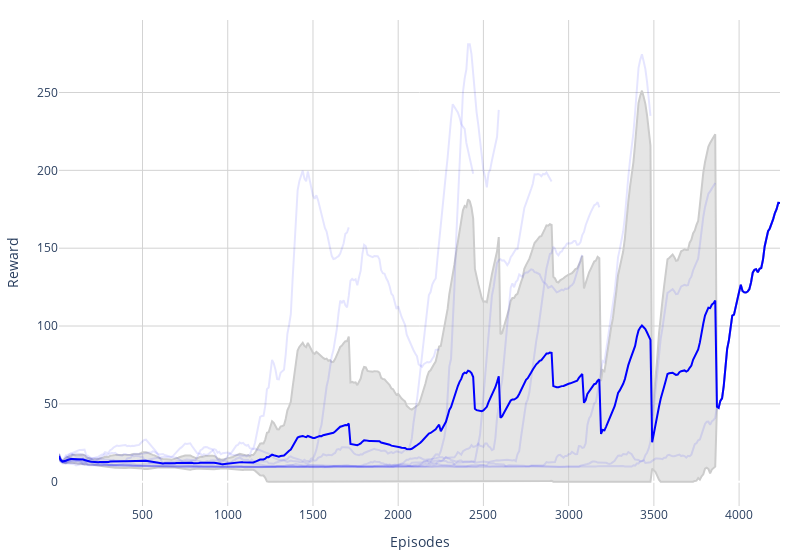

Notebook source saved alongside this figure:
### Code cell
fig = get_fig(rl_df, x_column="episodes", xlabel="Episodes")
fig.show()

### Figure 1 — Plotly figure (JSON) as saved in the notebook; plotly's stock layout.template omitted (floating-point values rounded to 4 significant figures; data arrays with more than 128 entries replaced by an {"elided": "..."} marker saying what was removed)
{"data": [{"line": {"color": "#cccccc"}, "mode": "lines", "showlegend": false, "type": "scatter", "x": {"elided": "424 int values"}, "y": {"elided": "424 float values"}}, {"fill": "tonexty", "line": {"color": "#cccccc"}, "mode": "lines", "showlegend": false, "type": "scatter", "x": {"elided": "424 int values"}, "y": {"elided": "424 float values"}}, {"line": {"color": "#0000ff"}, "mode": "lines", "showlegend": false, "type": "scatter", "x": {"elided": "424 int values"}, "y": {"elided": "424 float values"}}, {"line": {"color": "#0000ff"}, "mode": "lines", "opacity": 0.1, "showlegend": false, "type": "scatter", "x": {"elided": "348 int values"}, "y": {"elided": "348 float values"}}, {"line": {"color": "#0000ff"}, "mode": "lines", "opacity": 0.1, "showlegend": false, "type": "scatter", "x": {"elided": "259 int values"}, "y": {"elided": "259 float values"}}, {"line": {"color": "#0000ff"}, "mode": "lines", "opacity": 0.1, "showlegend": false, "type": "scatter", "x": {"elided": "424 int values"}, "y": {"elided": "424 float values"}}, {"line": {"color": "#0000ff"}, "mode": "lines", "opacity": 0.1, "showlegend": false, "type": "scatter", "x": {"elided": "244 int values"}, "y": {"elided": "244 float values"}}, {"line": {"color": "#0000ff"}, "mode": "lines", "opacity": 0.1, "showlegend": false, "type": "scatter", "x": {"elided": "224 int values"}, "y": {"elided": "224 float values"}}, {"line": {"color": "#0000ff"}, "mode": "lines", "opacity": 0.1, "showlegend": false, "type": "scatter", "x": {"elided": "386 int values"}, "y": {"elided": "386 float values"}}, {"line": {"color": "#0000ff"}, "mode": "lines", "opacity": 0.1, "showlegend": false, "type": "scatter", "x": {"elided": "308 int values"}, "y": {"elided": "308 float values"}}, {"line": {"color": "#0000ff"}, "mode": "lines", "opacity": 0.1, "showlegend": false, "type": "scatter", "x": {"elided": "290 int values"}, "y": {"elided": "290 float values"}}, {"line": {"color": "#0000ff"}, "mode": "lines", "opacity": 0.1, "showlegend": false, "type": "scatter", "x": {"elided": "318 int values"}, "y": {"elided": "318 float values"}}, {"line": {"color": "#0000ff"}, "mode": "lines", "opacity": 0.1, "showlegend": false, "type": "scatter", "x": {"elided": "171 int values"}, "y": {"elided": "171 float values"}}], "layout": {"margin": {"b": 20, "l": 20, "r": 20, "t": 20}, "plot_bgcolor": "white", "width": 800, "xaxis": {"gridcolor": "lightgrey", "title": {"text": "Episodes"}}, "yaxis": {"gridcolor": "lightgrey", "title": {"text": "Reward"}}}}
